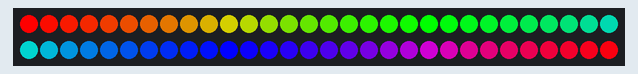
A program run on a simulated Arduino Uno, built with avr-gcc and run on an emulated ATmega328P. Parts: 60 RGB LEDs in strip order, left to right, continuing on the next row.

Above: at 0.16 s.
At 5.24 s:
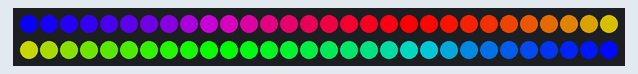
At 10.0 s:
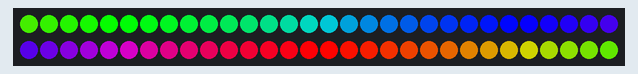
At 19.84 s:
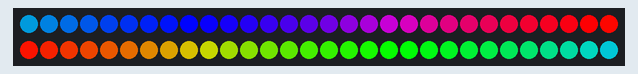
At 29.69 s:
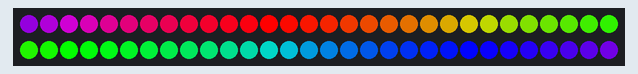
At 39.53 s:
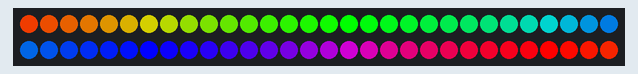

The program:

main.cpp
```cpp
#include <Arduino.h>
#include <microLED.h>

#define STRIP_PIN 2 // пин ленты
#define NUMLEDS 60  // кол-во светодиодов
#define COLOR_DEBTH 3

microLED<NUMLEDS, STRIP_PIN, MLED_NO_CLOCK, LED_WS2818, ORDER_GRB, CLI_AVER> strip;

// functions declaration
void rainbow();
void filler();
void colorCycle();
void runningDots();
void breathing();

void setup()
{
  // Serial.begin(9600);
  strip.setBrightness(255);
}

void loop()
{
  // раскомментируй нужный эффект

  rainbow(); // бегущая радуга во всю ленту
  //filler();       // плавное заполнение
  //colorCycle();   // плавная смена цвета
  //runningDots();  // бегущие точки

  // вывод
  // breathing();    // "дыхание" яркости, применяется ко всем эффектам
  strip.show(); // вывод
  delay(30);    // 30 кадров в секунду
  // Serial.println("loop!");
}

void rainbow()
{
  static int counter = 0;
  for (int i = 0; i < NUMLEDS; i++)
  {
    strip.set(i, mWheel8(counter + i * 255 / NUMLEDS)); // counter смещает цвет
  }
  counter += 3; // counter имеет тип byte и при достижении 255 сбросится в 0
}

void filler()
{
  static int counter = 0;
  strip.clear();
  strip.fill(0, counter, mRed);
  counter++;
  if (counter >= NUMLEDS)
    counter = 0;
}

void colorCycle()
{
  static int counter = 0;
  strip.fill(mWheel8(counter));
  counter += 3;
}

void runningDots()
{
  static int counter = 0;
  // перемотка буфера со сдвигом (иллюзия движения пикселей)
  for (int i = 0; i < NUMLEDS - 1; i++)
    strip.leds[i] = strip.leds[i + 1];

  // каждый третий вызов - последний пиксель красным, иначе чёрным
  if (counter % 3 == 0)
    strip.leds[NUMLEDS - 1] = mRed;
  else
    strip.leds[NUMLEDS - 1] = mBlack;
  counter++;
  delay(100); // дополнительная задержка
}

void breathing()
{
  static int dir = 1;
  static int bright = 0;
  bright += dir * 5; // 5 - множитель скорости изменения

  if (bright > 255)
  {
    bright = 255;
    dir = -1;
  }
  if (bright < 0)
  {
    bright = 0;
    dir = 1;
  }
  strip.setBrightness(bright);
}
```
